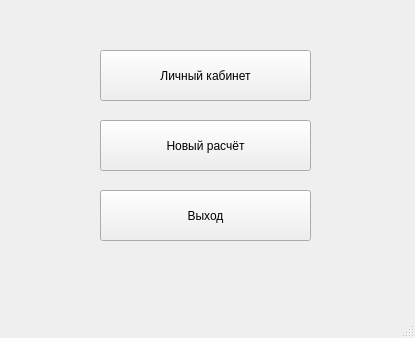
<?xml version="1.0" encoding="UTF-8"?>
<ui version="4.0">
 <class>MainWindow</class>
 <widget class="QMainWindow" name="MainWindow">
  <property name="geometry">
   <rect>
    <x>0</x>
    <y>0</y>
    <width>415</width>
    <height>338</height>
   </rect>
  </property>
  <property name="windowTitle">
   <string>MainWindow</string>
  </property>
  <widget class="QWidget" name="centralwidget">
   <widget class="QPushButton" name="pushButton">
    <property name="geometry">
     <rect>
      <x>100</x>
      <y>50</y>
      <width>211</width>
      <height>51</height>
     </rect>
    </property>
    <property name="text">
     <string>Личный кабинет</string>
    </property>
   </widget>
   <widget class="QPushButton" name="pushButton_2">
    <property name="geometry">
     <rect>
      <x>100</x>
      <y>120</y>
      <width>211</width>
      <height>51</height>
     </rect>
    </property>
    <property name="text">
     <string>Новый расчёт</string>
    </property>
   </widget>
   <widget class="QPushButton" name="pushButton_3">
    <property name="geometry">
     <rect>
      <x>100</x>
      <y>190</y>
      <width>211</width>
      <height>51</height>
     </rect>
    </property>
    <property name="text">
     <string>Выход</string>
    </property>
   </widget>
  </widget>
  <widget class="QStatusBar" name="statusbar"/>
 </widget>
 <resources/>
 <connections/>
</ui>
